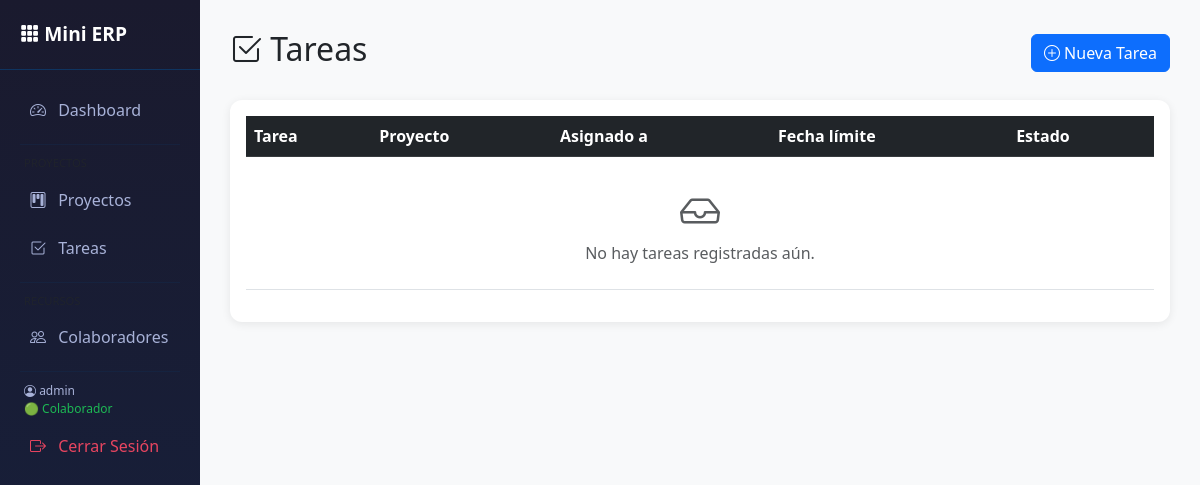
/tareas/ (signed in), run on an earlier commit of the app's database.
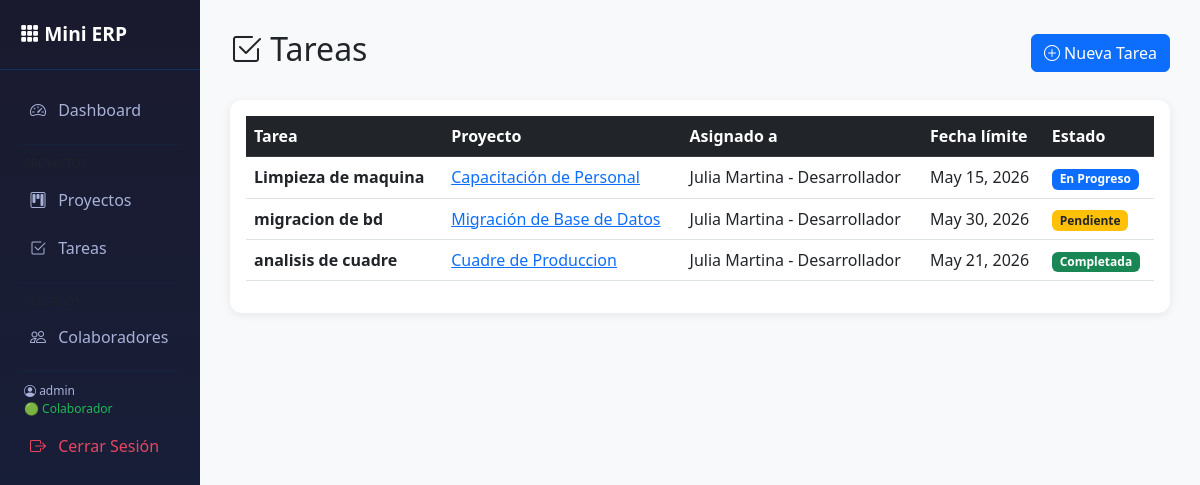
And on a later commit of the database.
### proyectos/models.py (models this page shows, shortened)
class Tarea(models.Model):
    ESTADO_CHOICES = [
        ('pendiente', 'Pendiente'),
        ('en_progreso', 'En Progreso'),
        ('completada', 'Completada'),
        ('vencida', 'Vencida'),
    ]
    titulo = models.CharField(max_length=200)
    descripcion = models.TextField(blank=True)
    proyecto = models.ForeignKey(
        Proyecto,
        on_delete=models.CASCADE,
        related_name='tareas'
    )
    asignado_a = models.ForeignKey(
        Colaborador,
        on_delete=models.SET_NULL,
        null=True,
        blank=True
    )
    fecha_limite = models.DateField()
    estado = models.CharField(
        max_length=20,
        choices=ESTADO_CHOICES,
        default='pendiente'
    )
    class Meta:
        verbose_name = 'Tarea'
        verbose_name_plural = 'Tareas'

class Proyecto(models.Model):
    ESTADO_CHOICES = [
        ('planificacion', 'En Planificación'),
        ('en_progreso', 'En Progreso'),
        ('completado', 'Completado'),
        ('en_riesgo', 'En Riesgo'),
        ('cancelado', 'Cancelado'),
    ]
    nombre = models.CharField(max_length=200)
    descripcion = models.TextField(blank=True)
    fecha_inicio = models.DateField()
    fecha_fin = models.DateField()
    estado = models.CharField(
        max_length=20,
        choices=ESTADO_CHOICES,
        default='planificacion'
    )
    responsable = models.ForeignKey(
        Colaborador,
        on_delete=models.SET_NULL,
        null=True,
        related_name='proyectos_responsable'
    )
    colaboradores = models.ManyToManyField(
        Colaborador,
        blank=True,
        related_name='proyectos_asignados'
    )
    class Meta:
        verbose_name = 'Proyecto'
        verbose_name_plural = 'Proyectos'

### recursos/models.py (models this page shows)
class Colaborador(models.Model):
    DISPONIBILIDAD_CHOICES = [
        ('disponible', 'Disponible'),
        ('ocupado', 'Ocupado'),
        ('vacaciones', 'En Vacaciones'),
    ]
    nombre = models.CharField(max_length=100)
    puesto = models.CharField(max_length=100)
    email = models.EmailField(unique=True)
    telefono = models.CharField(max_length=20, blank=True)
    disponibilidad = models.CharField(
        max_length=20,
        choices=DISPONIBILIDAD_CHOICES,
        default='disponible'
    )
    fecha_ingreso = models.DateField(auto_now_add=True)
    def __str__(self):
        return f"{self.nombre} - {self.puesto}"
    class Meta:
        verbose_name = 'Colaborador'
        verbose_name_plural = 'Colaboradores'

### proyectos/views.py (the view)
# urls.py: path('tareas/', proyectos_views.lista_tareas, name='lista_tareas'),
@login_required
def lista_tareas(request):
    tareas = Tarea.objects.all()
    return render(request, 'proyectos/lista_tareas.html', {'tareas': tareas})

### templates/proyectos/lista_tareas.html (shortened to what this page needs)
{% extends 'base.html' %}
{% block content %}
<div class="d-flex justify-content-between align-items-center mb-4">
    <h2><i class="bi bi-check2-square"></i> Tareas</h2>
    <a href="{% url 'crear_tarea' %}" class="btn btn-primary">
        <i class="bi bi-plus-circle"></i> Nueva Tarea
    </a>
</div>
<div class="card">
    <div class="card-body">
        <table class="table table-hover align-middle">
            <thead class="table-dark">
                <tr>
                    <th>Tarea</th>
                    <th>Proyecto</th>
                    <th>Asignado a</th>
                    <th>Fecha límite</th>
                    <th>Estado</th>
                </tr>
            </thead>
            <tbody>
                {% for tarea in tareas %}
                <tr>
                    <td><strong>{{ tarea.titulo }}</strong></td>
                    <td>
                        <a href="{% url 'detalle_proyecto' tarea.proyecto.pk %}">
                            {{ tarea.proyecto.nombre }}
                        </a>
                    </td>
                    <td>{{ tarea.asignado_a|default:"Sin asignar" }}</td>
                    <td>{{ tarea.fecha_limite }}</td>
                    <td>
                        <span class="badge
                            {% if tarea.estado == 'completada' %}bg-success
                            {% elif tarea.estado == 'en_progreso' %}bg-primary
                            {% elif tarea.estado == 'vencida' %}bg-danger
                            {% else %}bg-warning text-dark{% endif %}">
                            {{ tarea.get_estado_display }}
                        </span>
                    </td>
                </tr>
                {% empty %}
                <tr>
                    <td colspan="5" class="text-center text-muted py-4">
                        <i class="bi bi-inbox fs-1"></i><br>
                        No hay tareas registradas aún.
                    </td>
                </tr>
                {% endfor %}
            </tbody>
        </table>
    </div>
</div>
{% endblock %}

### templates/base.html (shortened to what this page needs)
<!DOCTYPE html>
<html lang="es">
<head>
    <link href="https://cdn.jsdelivr.net/npm/bootstrap@5.3.0/dist/css/bootstrap.min.css" rel="stylesheet">
    <link href="https://cdn.jsdelivr.net/npm/bootstrap-icons@1.10.0/font/bootstrap-icons.css" rel="stylesheet">
</head>
<body>
<div class="container-fluid">
    <div class="row">
        <div class="col-md-2 px-0 sidebar">
            <div class="brand-title">
                <i class="bi bi-grid-3x3-gap-fill"></i> Mini ERP
            </div>
            <nav class="nav flex-column mt-3">
    <a class="nav-link" href="/"><i class="bi bi-speedometer2"></i> Dashboard</a>
    <hr style="border-color:#0f3460; margin: 10px 20px;">
    <small class="text-muted px-4 mb-1" style="font-size:0.7rem;">PROYECTOS</small>
    <a class="nav-link" href="/proyectos/"><i class="bi bi-kanban"></i> Proyectos</a>
    <a class="nav-link" href="/tareas/"><i class="bi bi-check2-square"></i> Tareas</a>
    <hr style="border-color:#0f3460; margin: 10px 20px;">
    <small class="text-muted px-4 mb-1" style="font-size:0.7rem;">RECURSOS</small>
    <a class="nav-link" href="/colaboradores/"><i class="bi bi-people"></i> Colaboradores</a>
    <hr style="border-color:#0f3460; margin: 10px 20px;">
    <div class="px-4 mb-1" style="font-size:0.75rem; color:#a8b2d8;">
    <i class="bi bi-person-circle"></i> {{ request.user.username }}<br>
    {% if request.user.perfil.rol == 'admin' %}
        <span style="color:#e94560;">🔴 Administrador</span>
    {% elif request.user.perfil.rol == 'gerente' %}
        <span style="color:#ffc107;">🟡 Gerente</span>
    {% else %}
        <span style="color:#1db954;">🟢 Colaborador</span>
    {% endif %}
</div>
    <form method="post" action="/logout/">
        <button type="submit" class="nav-link btn btn-link w-100 text-start" style="color:#e94560;">
            <i class="bi bi-box-arrow-right"></i> Cerrar Sesión
        </button>
    </form>
</nav>
        </div>
        <div class="col-md-10 main-content">
            {% block content %}{% endblock %}
        </div>
    </div>
</div>
</body>
</html>

### templates/base.html (style rules this page uses)
body { background-color: #f8f9fa; }
.sidebar { min-height: 100vh; background: linear-gradient(180deg, #1a1a2e 0%, #16213e 100%); }
.sidebar .nav-link { color: #a8b2d8; padding: 10px 20px; border-radius: 8px; margin: 2px 10px; }
.sidebar .nav-link i { margin-right: 8px; }
.brand-title { color: #fff; font-weight: 700; font-size: 1.2rem; padding: 20px; border-bottom: 1px solid #0f3460; }
.main-content { padding: 30px; }
.card { border: none; border-radius: 12px; box-shadow: 0 2px 10px rgba(0,0,0,0.08); }

What changed in the data, as far as the page shows it:
added Tarea: titulo "Limpieza de maquina", proyecto.nombre "Capacitación de Personal", asignado_a "Julia Martina - Desarrollador", fecha_limite "May 15, 2026", estado "En Progreso"
added Tarea: titulo "migracion de bd", proyecto.nombre "Migración de Base de Datos", asignado_a "Julia Martina - Desarrollador", fecha_limite "May 30, 2026", estado "Pendiente"
added Tarea: titulo "analisis de cuadre", proyecto.nombre "Cuadre de Produccion", asignado_a "Julia Martina - Desarrollador", fecha_limite "May 21, 2026", estado "Completada"
Also different on the page:
text no longer shown: "No hay tareas registradas aún."
